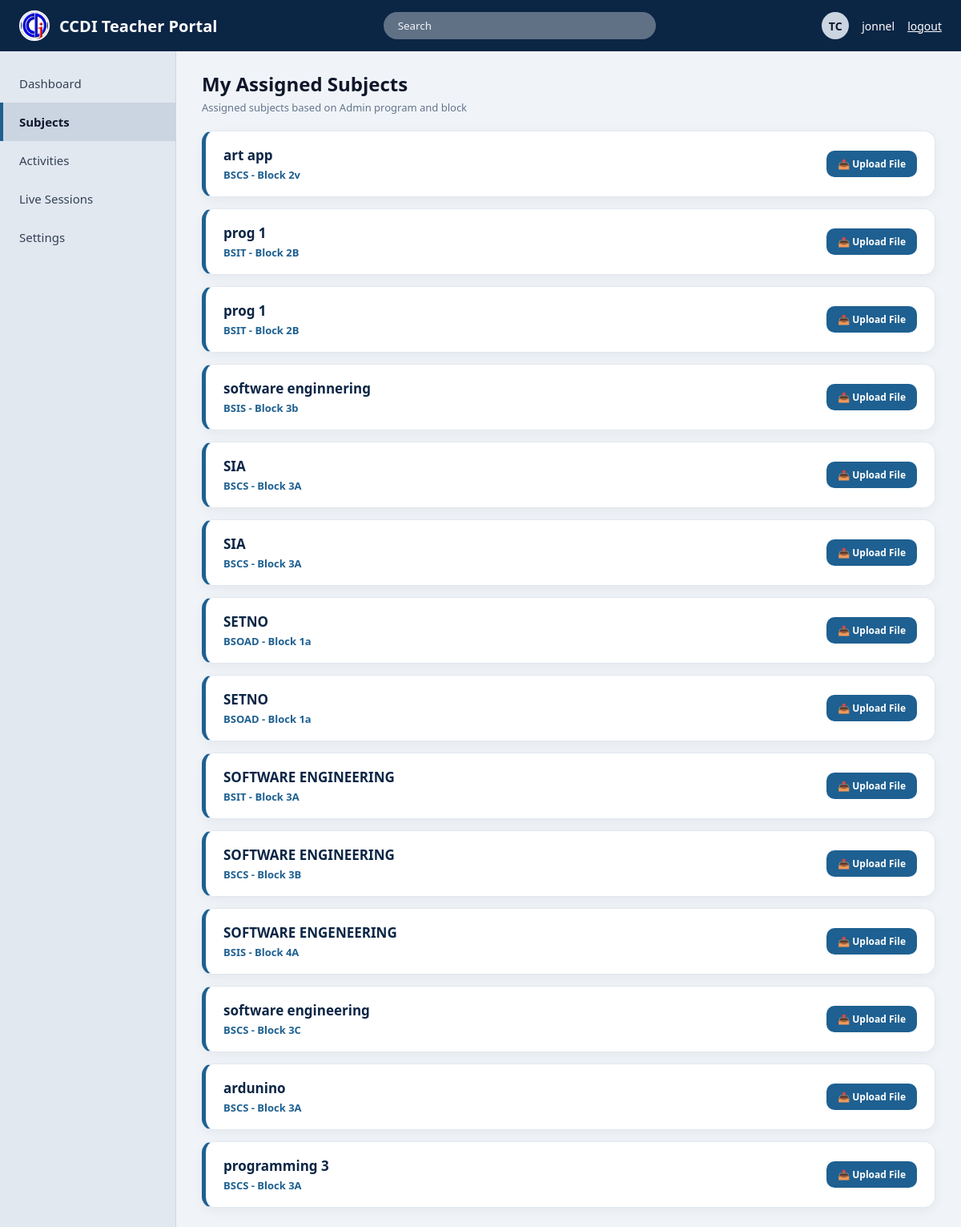
The app's page /teacher_subjects.php (signed in) with its own data.
### tables this page shows
CREATE TABLE `teacher_assignments` (
  `id` int(11) NOT NULL AUTO_INCREMENT,
  `teacher_id` int(11) DEFAULT NULL,
  `subject_name` varchar(100) DEFAULT NULL,
  `course_code` varchar(20) DEFAULT NULL,
  `block_name` varchar(20) DEFAULT NULL,
  PRIMARY KEY (`id`)
);

### teacher_subjects.php (the view, shortened to what this page needs)
<?php
include 'db.php';
$teacher_name = trim((string)($_SESSION['full_name'] ?? $_SESSION['username'] ?? 'Teacher'));
$avatar_pic = trim((string)($teacher['profile_pic'] ?? $_SESSION['profile_pic'] ?? ''));
$has_avatar_pic = ($avatar_pic !== '' && file_exists(__DIR__ . '/' . $avatar_pic));
function tableExists(mysqli $conn, string $table): bool {
    $safe = $conn->real_escape_string($table);
    $res = $conn->query("SHOW TABLES LIKE '{$safe}'");
    return ($res && $res->num_rows > 0);
}
function pickField(array $row, array $keys, string $default = ''): string {
    foreach ($keys as $k) {
        if (isset($row[$k]) && trim((string)$row[$k]) !== '') {
            return trim((string)$row[$k]);
        }
    }
    return $default;
}
function formatAdminProgramBlock(string $program, string $block): string {
    $program = trim($program);
    $block = trim($block);
    $clean_block = preg_replace('/^block\s+/i', '', $block);
    if ($program !== '' && $clean_block !== '') {
        return $program . ' - Block ' . $clean_block;
    }
    return '';
}
$assigned_items = [];
if (tableExists($conn, 'teacher_assignments')) {
    $rows = [];
    if (empty($rows)) {
        $q = $conn->query("SELECT * FROM teacher_assignments ORDER BY id ASC");
        if ($q) {
            while ($r = $q->fetch_assoc()) {
                $rows[] = $r;
            }
        }
    }
    foreach ($rows as $idx => $r) {
        $subj = pickField($r, ['subject_name', 'subject', 'subject_code', 'title', 'name'], '');
        $program = pickField($r, ['program', 'course_code', 'course', 'course_name', 'department'], '');
        $blk = pickField($r, ['block_name', 'block', 'section'], '');
        if ($subj !== '' || $program !== '' || $blk !== '') {
            $assigned_items[] = [
                'id' => intval($r['id'] ?? ($idx + 1)),
                'subject' => $subj !== '' ? $subj : 'Subject',
                'prog_block' => formatAdminProgramBlock($program, $blk)
            ];
        }
    }
}
?>
<!DOCTYPE html>
<html lang="en">
<head>
    <link rel="stylesheet" href="style.css">
</head>
<body>
    <header class="topbar" style="background-color: #0b2545;">
        <div class="brand">
            <div class="brand-logo"><img src="logo.jpg" alt="logo" style="width:100%; height:100%; object-fit:contain;"></div>
            <span>CCDI Teacher Portal</span>
        </div>
        <input type="text" id="subjectSearchInput" class="search-bar" placeholder="Search">
        <div class="user-menu">
            <div class="user-avatar" style="overflow:hidden; padding:0; display:flex; align-items:center; justify-content:center;">
                <?php if ($has_avatar_pic): ?>
                    <img src="<?php echo htmlspecialchars($avatar_pic); ?>" alt="Profile Picture" style="width:100%; height:100%; object-fit:cover; display:block;">
                <?php else: ?>
                    TC
                <?php endif; ?>
            </div>
            <span><?php echo htmlspecialchars($teacher_name); ?></span>
            <a href="logout.php" class="logout-link">logout</a>
        </div>
    </header>
    <nav class="sidebar">
        <a href="teacher_dashboard.php">Dashboard</a>
        <a href="teacher_subjects.php" class="active">Subjects</a>
        <a href="teacher_activities.php">Activities</a>
        <a href="teacher_live.php">Live Sessions</a>
        <a href="teacher_settings.php">Settings</a>
    </nav>
    <main class="main-wrapper">
        <div class="subjects-header">
            <h1>My Assigned Subjects</h1>
            <p>Assigned subjects based on Admin program and block</p>
        </div>
        <div class="subject-list" id="subjectListContainer">
            <?php if (!empty($assigned_items)): ?>
                <?php foreach ($assigned_items as $item): ?>
                    <div class="subject-card">
                        <div>
                            <h2 class="subject-title"><?php echo htmlspecialchars($item['subject']); ?></h2>
                            <?php if ($item['prog_block'] !== ''): ?>
                                <div class="subject-prog-block"><?php echo htmlspecialchars($item['prog_block']); ?></div>
                            <?php endif; ?>
                        </div>
                        <div>
                            <button
                                type="button"
                                class="btn-upload-file js-open-upload-modal"
                                data-subject-id="<?php echo intval($item['id']); ?>"
                                data-subject-title="<?php echo htmlspecialchars($item['subject'], ENT_QUOTES); ?>"
                                data-subject-prog-block="<?php echo htmlspecialchars($item['prog_block'], ENT_QUOTES); ?>"
                            >
                                &#128228; Upload File
                            </button>
                        </div>
                    </div>
                <?php endforeach; ?>
            <?php else: ?>
                <div class="panel-card" style="text-align:center; color:#64748b; padding:24px;">
                    No subjects have been assigned yet..
                </div>
            <?php endif; ?>
        </div>
    </main>
</body>
</html>

### style.css (style rules this page uses)
.user-avatar { width: 36px; height: 36px; border-radius: 50%; overflow: hidden; flex-shrink: 0; }
* { box-sizing: border-box; margin: 0; padding: 0; font-family: 'Segoe UI', Tahoma, Geneva, Verdana, sans-serif; }
body { background-color: #f0f4f8; color: #1e293b; }
.topbar { background-color: #1e6091; color: white; height: 64px; padding: 0 24px; display: flex; align-items: center; justify-content: space-between; position: fixed; top: 0; left: 0; right: 0; z-index: 100; }
.brand { display: flex; align-items: center; gap: 12px; font-size: 20px; font-weight: 700; }
.brand-logo { width: 38px; height: 38px; border: 2px solid #ffffff; border-radius: 50%; overflow: hidden; display: flex; align-items: center; justify-content: center; }
.search-bar { background-color: rgba(255, 255, 255, 0.35); border-radius: 20px; padding: 8px 18px; width: 340px; border: none; color: white; outline: none; }
.search-bar::placeholder { color: #f1f5f9; }
.user-menu { display: flex; align-items: center; gap: 16px; font-size: 14px; }
.user-avatar { width: 34px; height: 34px; border-radius: 50%; background-color: #cbd5e1; color: #0f172a; display: flex; align-items: center; justify-content: center; font-weight: bold; }
.logout-link { color: white; text-decoration: underline; }
.sidebar { width: 220px; background-color: #e2e8f0; position: fixed; top: 64px; bottom: 0; left: 0; padding-top: 16px; border-right: 1px solid #cbd5e1; }
.sidebar a { display: flex; align-items: center; gap: 12px; padding: 14px 20px; color: #334155; text-decoration: none; font-size: 15px; font-weight: 500; border-left: 4px solid transparent; }
.sidebar a:hover, .sidebar a.active { background-color: #cbd5e1; color: #0f172a; font-weight: 600; border-left: 4px solid #1e6091; }
.main-wrapper { margin-left: 220px; margin-top: 64px; padding: 24px 32px; }

### teacher_subjects.php (style rules this page uses)
.subjects-header { margin-bottom: 20px; }
.subjects-header h1 { font-size: 24px; font-weight: 800; color: #0f172a; margin: 0; }
.subjects-header p { font-size: 13px; color: #64748b; margin: 4px 0 0 0; }
.subject-list { display: flex; flex-direction: column; gap: 14px; }
.subject-card { background: #ffffff; border: 1px solid #e2e8f0; border-left: 5px solid #1e6091; border-radius: 14px; padding: 18px 22px; box-shadow: 0 4px 14px rgba(15, 23, 42, 0.05); display: flex; justify-content: space-between; align-items: center; flex-wrap: wrap; gap: 14px; }
.subject-title { font-size: 17px; font-weight: 800; color: #0b2545; margin: 0 0 4px 0; }
.subject-prog-block { font-size: 13px; color: #1e6091; font-weight: 700; }
.btn-upload-file { background: #1e6091; color: #ffffff; border: none; border-radius: 10px; padding: 8px 14px; font-size: 12px; font-weight: 700; cursor: pointer; display: inline-flex; align-items: center; gap: 6px; }

### records on screen
teacher_assignments: subject_name "art app", prog_block "BSCS - Block 2v"
teacher_assignments: subject_name "prog 1", prog_block "BSIT - Block 2B"
teacher_assignments: subject_name "prog 1", prog_block "BSIT - Block 2B"
teacher_assignments: subject_name "software enginnering", prog_block "BSIS - Block 3b"
teacher_assignments: subject_name "SIA", prog_block "BSCS - Block 3A"
teacher_assignments: subject_name "SIA", prog_block "BSCS - Block 3A"
teacher_assignments: subject_name "SETNO", prog_block "BSOAD - Block 1a"
teacher_assignments: subject_name "SETNO", prog_block "BSOAD - Block 1a"
teacher_assignments: subject_name "SOFTWARE ENGINEERING", prog_block "BSIT - Block 3A"
teacher_assignments: subject_name "SOFTWARE ENGINEERING", prog_block "BSCS - Block 3B"
teacher_assignments: subject_name "SOFTWARE ENGENEERING", prog_block "BSIS - Block 4A"
teacher_assignments: subject_name "software engineering", prog_block "BSCS - Block 3C"
teacher_assignments: subject_name "ardunino", prog_block "BSCS - Block 3A"
teacher_assignments: subject_name "programming 3", prog_block "BSCS - Block 3A"

### other values on screen
$teacher_name "jonnel"
